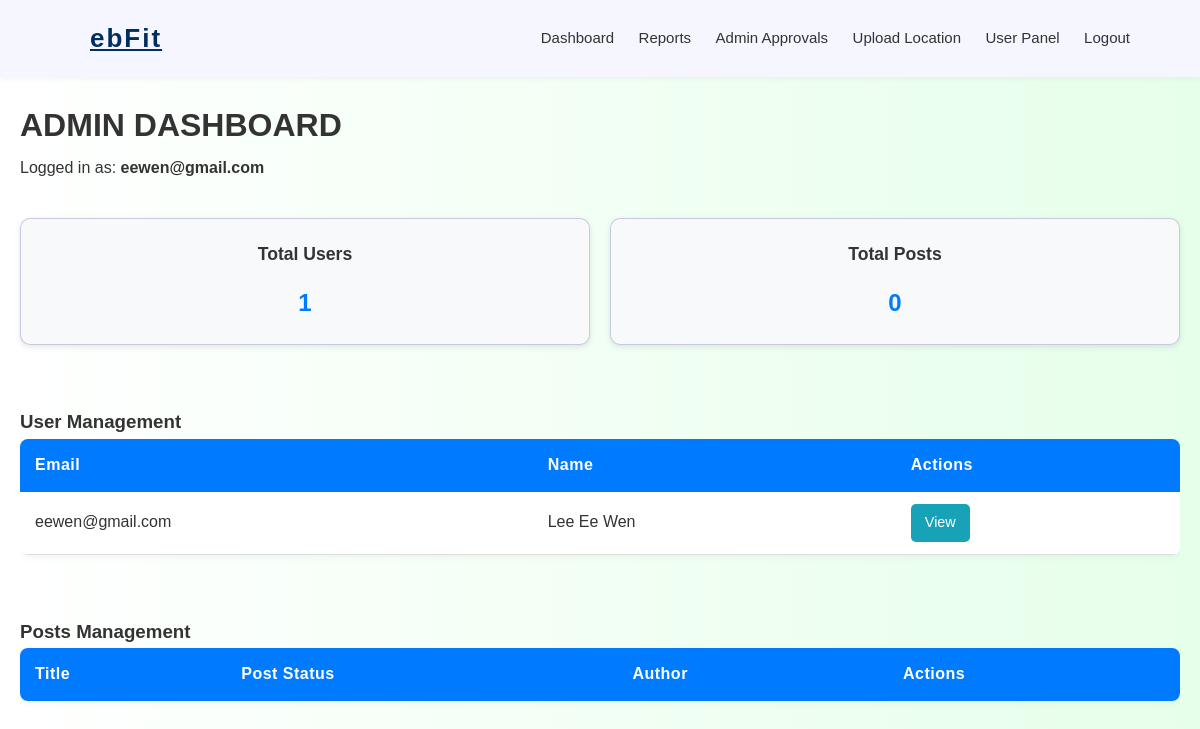
The page /admin/dashboard (signed in) on the database as committed earlier.
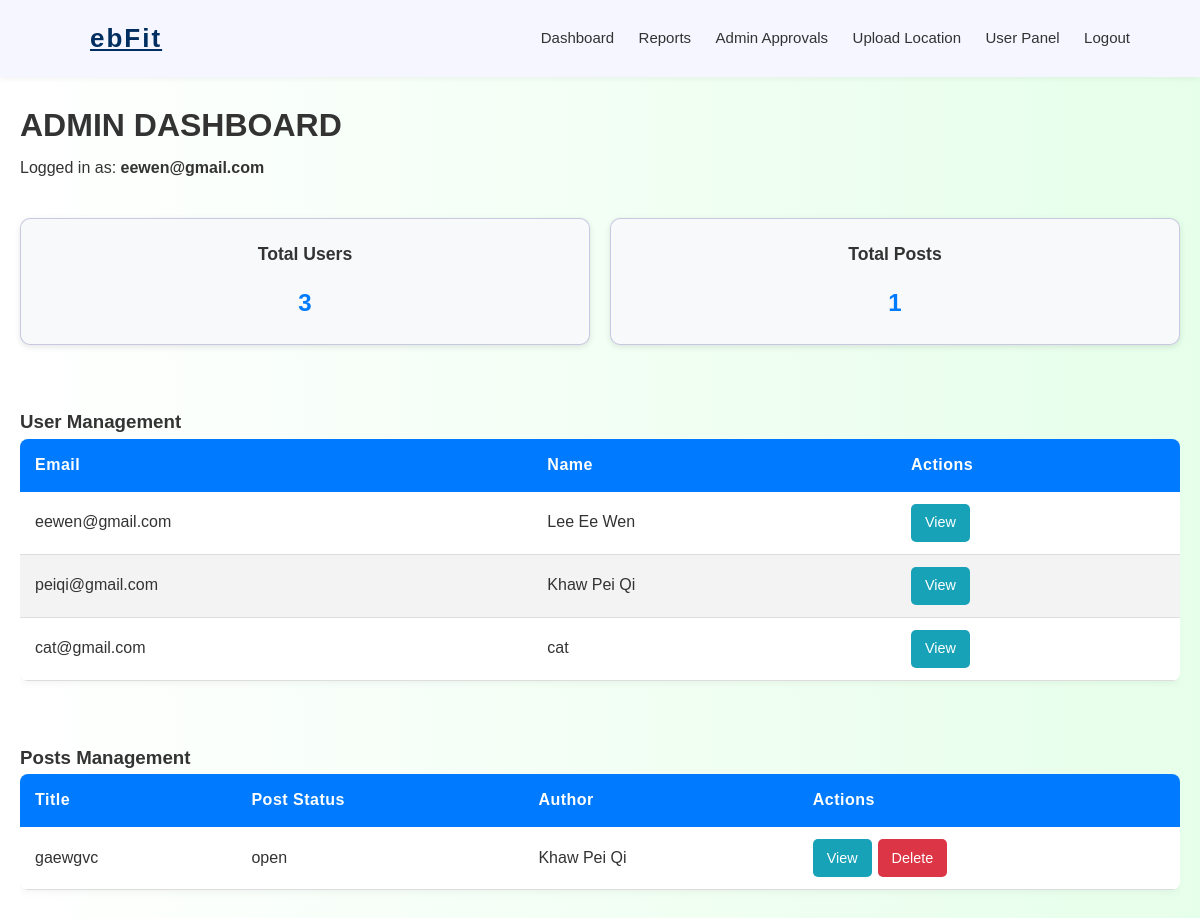
The same page on the database as committed later.
### app.py (models this page shows, shortened)
class User(db.Model, UserMixin):
    __tablename__ = "users"
    email = db.Column(db.String(255), primary_key=True)
    name = db.Column(db.String(100), nullable=False)
    gender = db.Column(db.String(10), nullable=False)
    sport_level = db.Column(db.String(50), nullable=False)
    security_question = db.Column(db.String(255), nullable=False)
    security_answer = db.Column(db.String(255), nullable=False)
    password = db.Column(db.String(255), nullable=False)
    image_file = db.Column(db.String(255), nullable=False, default="default_image.png")
    bio = db.Column(db.Text, default="This user has not added a bio yet.", nullable=False)
    role = db.Column(db.String(20), default="user")
    is_suspended = db.Column(db.Boolean, default=False) # True = account suspended (blocked from login)
    posts = db.relationship("Posts", back_populates="user", lazy=True, cascade="all, delete-orphan")

class Posts(db.Model):
    __tablename__ = "posts" # Explicitly name the table "posts"
    post_id = db.Column(db.Integer, primary_key=True) # Unique identifier for each post
    title = db.Column(db.String(200), nullable=False) # Short title of the post/activity
    content = db.Column(db.Text, nullable=False) # Full description of the activity
    location = db.Column(db.String(100), nullable=False) # Where the activity happens
    event_date = db.Column(db.Date, nullable=False) # Activity date
    start_time = db.Column(db.Time, nullable=False) # Activity start time
    end_time = db.Column(db.Time, nullable=False) # Activity end time
    date_posted = db.Column(db.DateTime, default=datetime.utcnow, nullable=False)
    post_status = db.Column(db.String(20), default="open")
    participants = db.Column(db.Integer, nullable=False) # Max or current number of participants
    image_filename = db.Column(db.String(200), nullable=True) # Optional: image uploaded for this post
    email = db.Column(db.String(255), db.ForeignKey("users.email"), nullable=False)  # Foreign key → link each post to the user who created it
    user = db.relationship("User", back_populates="posts")
    is_hidden = db.Column(db.Boolean, default=False) # If True → hide this post from public views

### app.py (the view)
@app.route("/admin/dashboard")
@login_required # Make sure user is logged in
def admin_dashboard():
    if current_user.role != "admin":
        abort(403)  # Stop and show "Forbidden" if not admin
    users = User.query.all()
    posts = Posts.query.all()
    return render_template(
        "admin_dashboard.html",
        admin=current_user, # Info about the logged-in admin
        users=users,  # List of all users
        posts=posts,  # List of all posts
        is_admin=True  # Flag to indicate admin view in the template
    )

### app.py (called while the page is built)
@app.context_processor
def notif_count():
    if current_user.is_authenticated:
        count = Notification.query.filter_by(email=current_user.email, is_read=False).count()
        return {"unread_count": count}
    return {"unread_count": 0}

@login_manager.user_loader
def load_user(user_id):
    return User.query.filter_by(email=user_id).first()

@app.context_processor
def inject_admin():
    email = session.get("admin_email")
    if email:
        current_admin = Admin.query.get(email)
        return dict(admin=current_admin)
    return dict(admin=None)

### templates/admin_dashboard.html (shortened to what this page needs)
{% extends "base.html" %}
{% block content %}
<div class="admin-dashboard container">
    <h1>Admin Dashboard</h1>
    {% if admin %}
        <p class="logged-in">Logged in as: <strong>{{ admin.email }}</strong></p>
    {% endif %}
    <div class="overview-cards">
        <div class="card">
            <h3>Total Users</h3>
            <p>{{ users|length }}</p>
        </div>
        <div class="card">
            <h3>Total Posts</h3>
            <p>{{ posts|length }}</p>
        </div>
    </div>
    <h3>User Management</h3>
    <div class="table-wrapper">
        <table class="styled-table">
            <thead>
                <tr>
                    <th>Email</th>
                    <th>Name</th>
                    <th>Actions</th>
                </tr>
            </thead>
            <tbody>
                {% for user in users %}
                <tr>
                    <td>{{ user.email }}</td>
                    <td>{{ user.name }}</td>
                    <td class="action-buttons">
                        <a href="{{ url_for('profile_page', email=user.email, readonly=1, from_dashboard=1, next=request.path) }}"
                        class="btn btn-info">View</a>
                    </td>
                </tr>
                {% endfor %}
            </tbody>
        </table>
    </div>
    <h3>Posts Management</h3>
    <div class="table-wrapper">
        <table class="styled-table">
            <thead>
                <tr>
                    <th>Title</th>
                    <th>Post Status</th>
                    <th>Author</th>
                    <th>Actions</th>
                </tr>
            </thead>
            <tbody>
                {% for post in posts %}
                <tr>
                    <td>{{ post.title }}</td>
                    <td>{{ post.post_status }}</td>
                    <td>
                        {% if post.user %}
                            {{ post.user.name }}
                        {% else %}
                            <em>Unknown</em>
                        {% endif %}
                    </td>
                    <td class="action-buttons">
                        <a href="{{ url_for('post_detail', post_id=post.post_id, readonly=1, from_dashboard=1, next=request.path) }}" class="btn btn-info">View</a>
                        {% set next_url = url_for('admin_dashboard') %}
                        <form action="{{ url_for('delete', post_id=post.post_id, admin=1, next=next_url) }}"
                            method="POST" style="display:inline;">
                            <button class="btn delete-btn">Delete</button>
                        </form>
                    </td>
                </tr>
                {% endfor %}
            </tbody>
        </table>
    </div>
{% endblock %}

Rows that differ between the two databases and show on the page:
added User: email "peiqi@gmail.com", name "Khaw Pei Qi"
added User: email "cat@gmail.com", name "cat"
added Posts: title "gaewgvc", post_status "open", user.name "Khaw Pei Qi"
Other text that changed with them:
{{ users|length }}: "1" → "3"
{{ posts|length }}: "0" → "1"
